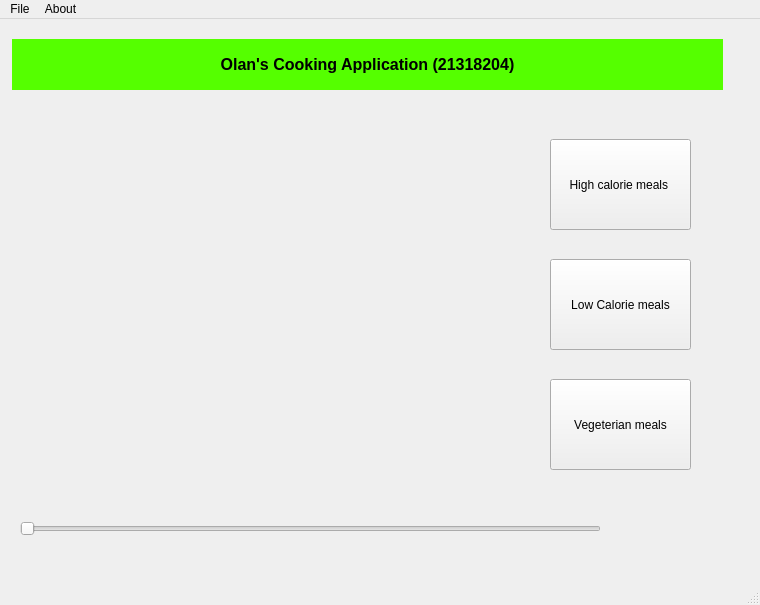
<?xml version="1.0" encoding="UTF-8"?>
<ui version="4.0">
 <class>MainWindow</class>
 <widget class="QMainWindow" name="MainWindow">
  <property name="geometry">
   <rect>
    <x>0</x>
    <y>0</y>
    <width>760</width>
    <height>605</height>
   </rect>
  </property>
  <property name="windowTitle">
   <string>MainWindow</string>
  </property>
  <widget class="QWidget" name="centralwidget">
   <widget class="QPushButton" name="pushButton_HighCal">
    <property name="geometry">
     <rect>
      <x>550</x>
      <y>120</y>
      <width>141</width>
      <height>91</height>
     </rect>
    </property>
    <property name="text">
     <string>High calorie meals </string>
    </property>
   </widget>
   <widget class="QPushButton" name="pushButton_LowCal">
    <property name="geometry">
     <rect>
      <x>550</x>
      <y>240</y>
      <width>141</width>
      <height>91</height>
     </rect>
    </property>
    <property name="text">
     <string>Low Calorie meals</string>
    </property>
   </widget>
   <widget class="QPushButton" name="pushButton_Vegetarian">
    <property name="geometry">
     <rect>
      <x>550</x>
      <y>360</y>
      <width>141</width>
      <height>91</height>
     </rect>
    </property>
    <property name="text">
     <string>Vegeterian meals</string>
    </property>
   </widget>
   <widget class="QSlider" name="timeSlider">
    <property name="geometry">
     <rect>
      <x>20</x>
      <y>500</y>
      <width>581</width>
      <height>20</height>
     </rect>
    </property>
    <property name="orientation">
     <enum>Qt::Horizontal</enum>
    </property>
   </widget>
   <widget class="QLabel" name="timeTracker">
    <property name="geometry">
     <rect>
      <x>590</x>
      <y>500</y>
      <width>63</width>
      <height>20</height>
     </rect>
    </property>
    <property name="text">
     <string/>
    </property>
   </widget>
   <widget class="QLabel" name="label">
    <property name="geometry">
     <rect>
      <x>12</x>
      <y>20</y>
      <width>711</width>
      <height>51</height>
     </rect>
    </property>
    <property name="styleSheet">
     <string notr="true">background-color: rgb(85, 255, 0)
</string>
    </property>
    <property name="text">
     <string>&lt;html&gt;&lt;head/&gt;&lt;body&gt;&lt;p align=&quot;center&quot;&gt;&lt;span style=&quot; font-size:12pt; font-weight:700;&quot;&gt;                                                                                       Olan's Cooking Application (21318204)&lt;/span&gt;&lt;/p&gt;&lt;/body&gt;&lt;/html&gt;</string>
    </property>
   </widget>
  </widget>
  <widget class="QMenuBar" name="menubar">
   <property name="geometry">
    <rect>
     <x>0</x>
     <y>0</y>
     <width>760</width>
     <height>22</height>
    </rect>
   </property>
   <widget class="QMenu" name="menuFile">
    <property name="title">
     <string>File</string>
    </property>
    <addaction name="actionQuit"/>
   </widget>
   <widget class="QMenu" name="menuAbout">
    <property name="title">
     <string>About</string>
    </property>
    <addaction name="actionRepositry"/>
   </widget>
   <addaction name="menuFile"/>
   <addaction name="menuAbout"/>
  </widget>
  <widget class="QStatusBar" name="statusbar"/>
  <action name="actionQuit">
   <property name="icon">
    <iconset resource="res.qrc">
     <normaloff>:/images/exit_icon.png</normaloff>:/images/exit_icon.png</iconset>
   </property>
   <property name="text">
    <string>Quit</string>
   </property>
   <property name="shortcut">
    <string>Ctrl+Q</string>
   </property>
  </action>
  <action name="actionRepositry">
   <property name="icon">
    <iconset resource="res.qrc">
     <normaloff>:/images/GitHub_logo.png</normaloff>:/images/GitHub_logo.png</iconset>
   </property>
   <property name="text">
    <string>Repositry</string>
   </property>
   <property name="shortcut">
    <string>Ctrl+G</string>
   </property>
  </action>
 </widget>
 <resources>
  <include location="res.qrc"/>
 </resources>
 <connections/>
</ui>
